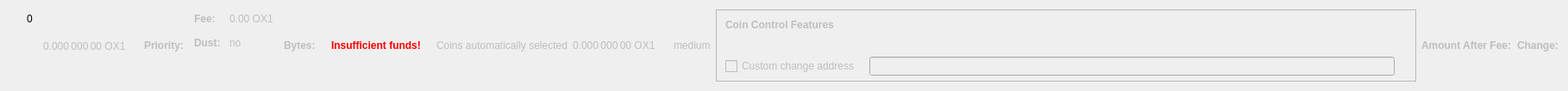
    <widget class="QWidget" name="dummyHideWidget" native="true">
     <property name="maximumSize">
      <size>
       <width>100</width>
       <height>22</height>
      </size>
     </property>
     <layout class="QHBoxLayout" name="dummyHideLayout">
      <item>
       <layout class="QFormLayout" name="formLayoutCoinControl1">
        <property name="horizontalSpacing">
         <number>10</number>
        </property>
        <property name="verticalSpacing">
         <number>14</number>
        </property>
        <property name="leftMargin">
         <number>10</number>
        </property>
        <property name="topMargin">
         <number>4</number>
        </property>
        <property name="rightMargin">
         <number>6</number>
        </property>
        <item row="0" column="1">
         <widget class="QLabel" name="labelCoinControlBytes">
          <property name="cursor">
           <cursorShape>IBeamCursor</cursorShape>
          </property>
          <property name="contextMenuPolicy">
           <enum>Qt::ActionsContextMenu</enum>
          </property>
          <property name="text">
           <string notr="true">0</string>
          </property>
          <property name="textInteractionFlags">
           <set>Qt::LinksAccessibleByMouse|Qt::TextSelectableByKeyboard|Qt::TextSelectableByMouse</set>
          </property>
         </widget>
        </item>
       </layout>
      </item>
      <item>
       <widget class="QLabel" name="labelCoinControlAfterFee">
        <property name="enabled">
         <bool>false</bool>
        </property>
        <property name="sizePolicy">
         <sizepolicy hsizetype="Fixed" vsizetype="Fixed">
          <horstretch>0</horstretch>
          <verstretch>0</verstretch>
         </sizepolicy>
        </property>
        <property name="minimumSize">
         <size>
          <width>111</width>
          <height>12</height>
         </size>
        </property>
        <property name="maximumSize">
         <size>
          <width>111</width>
          <height>12</height>
         </size>
        </property>
        <property name="cursor">
         <cursorShape>IBeamCursor</cursorShape>
        </property>
        <property name="contextMenuPolicy">
         <enum>Qt::ActionsContextMenu</enum>
        </property>
        <property name="text">
         <string notr="true">0.000 000 00 OX1</string>
        </property>
        <property name="textInteractionFlags">
         <set>Qt::LinksAccessibleByMouse|Qt::TextSelectableByKeyboard|Qt::TextSelectableByMouse</set>
        </property>
       </widget>
      </item>
      <item>
       <widget class="QLabel" name="labelCoinControlPriorityText">
        <property name="enabled">
         <bool>false</bool>
        </property>
        <property name="font">
         <font>
          <weight>75</weight>
          <bold>true</bold>
         </font>
        </property>
        <property name="text">
         <string>Priority:</string>
        </property>
       </widget>
      </item>
      <item>
       <layout class="QHBoxLayout" name="horizontalLayout"/>
      </item>
      <item>
       <layout class="QFormLayout" name="formLayoutCoinControl3">
        <property name="horizontalSpacing">
         <number>10</number>
        </property>
        <property name="verticalSpacing">
         <number>14</number>
        </property>
        <property name="leftMargin">
         <number>6</number>
        </property>
        <property name="topMargin">
         <number>4</number>
        </property>
        <property name="rightMargin">
         <number>6</number>
        </property>
        <item row="0" column="0">
         <widget class="QLabel" name="labelCoinControlFeeText">
          <property name="enabled">
           <bool>false</bool>
          </property>
          <property name="font">
           <font>
            <weight>75</weight>
            <bold>true</bold>
           </font>
          </property>
          <property name="text">
           <string>Fee:</string>
          </property>
          <property name="margin">
           <number>0</number>
          </property>
         </widget>
        </item>
        <item row="0" column="1">
         <widget class="QLabel" name="labelCoinControlFee">
          <property name="enabled">
           <bool>false</bool>
          </property>
          <property name="cursor">
           <cursorShape>IBeamCursor</cursorShape>
          </property>
          <property name="contextMenuPolicy">
           <enum>Qt::ActionsContextMenu</enum>
          </property>
          <property name="text">
           <string notr="true">0.00 OX1</string>
          </property>
          <property name="textInteractionFlags">
           <set>Qt::LinksAccessibleByMouse|Qt::TextSelectableByKeyboard|Qt::TextSelectableByMouse</set>
          </property>
         </widget>
        </item>
        <item row="1" column="0">
         <widget class="QLabel" name="labelCoinControlLowOutputText">
          <property name="enabled">
           <bool>false</bool>
          </property>
          <property name="font">
           <font>
            <weight>75</weight>
            <bold>true</bold>
           </font>
          </property>
          <property name="text">
           <string>Dust:</string>
          </property>
         </widget>
        </item>
        <item row="1" column="1">
         <widget class="QLabel" name="labelCoinControlLowOutput">
          <property name="enabled">
           <bool>false</bool>
          </property>
          <property name="cursor">
           <cursorShape>IBeamCursor</cursorShape>
          </property>
          <property name="contextMenuPolicy">
           <enum>Qt::ActionsContextMenu</enum>
          </property>
          <property name="text">
           <string>no</string>
          </property>
          <property name="textInteractionFlags">
           <set>Qt::LinksAccessibleByMouse|Qt::TextSelectableByKeyboard|Qt::TextSelectableByMouse</set>
          </property>
         </widget>
        </item>
       </layout>
      </item>
      <item>
       <widget class="QLabel" name="labelCoinControlBytesText">
        <property name="enabled">
         <bool>false</bool>
        </property>
        <property name="font">
         <font>
          <weight>75</weight>
          <bold>true</bold>
         </font>
        </property>
        <property name="text">
         <string>Bytes:</string>
        </property>
       </widget>
      </item>
      <item>
       <layout class="QFormLayout" name="formLayoutCoinControl2">
        <property name="horizontalSpacing">
         <number>10</number>
        </property>
        <property name="verticalSpacing">
         <number>14</number>
        </property>
        <property name="leftMargin">
         <number>6</number>
        </property>
        <property name="topMargin">
         <number>4</number>
        </property>
        <property name="rightMargin">
         <number>6</number>
        </property>
       </layout>
      </item>
      <item>
       <layout class="QHBoxLayout" name="horizontalLayoutCoinControl2">
        <property name="spacing">
         <number>8</number>
        </property>
        <property name="bottomMargin">
         <number>10</number>
        </property>
       </layout>
      </item>
      <item>
       <widget class="QLabel" name="labelCoinControlInsuffFunds">
        <property name="enabled">
         <bool>false</bool>
        </property>
        <property name="minimumSize">
         <size>
          <width>0</width>
          <height>0</height>
         </size>
        </property>
        <property name="font">
         <font>
          <weight>75</weight>
          <bold>true</bold>
         </font>
        </property>
        <property name="styleSheet">
         <string notr="true">color:red;font-weight:bold;</string>
        </property>
        <property name="text">
         <string>Insufficient funds!</string>
        </property>
        <property name="margin">
         <number>5</number>
        </property>
       </widget>
      </item>
      <item>
       <layout class="QFormLayout" name="formLayoutCoinControl4">
        <property name="horizontalSpacing">
         <number>10</number>
        </property>
        <property name="verticalSpacing">
         <number>14</number>
        </property>
        <property name="leftMargin">
         <number>6</number>
        </property>
        <property name="topMargin">
         <number>4</number>
        </property>
        <property name="rightMargin">
         <number>6</number>
        </property>
       </layout>
      </item>
      <item>
       <widget class="QLabel" name="labelCoinControlAutomaticallySelected">
        <property name="enabled">
         <bool>false</bool>
        </property>
        <property name="sizePolicy">
         <sizepolicy hsizetype="Fixed" vsizetype="Fixed">
          <horstretch>0</horstretch>
          <verstretch>0</verstretch>
         </sizepolicy>
        </property>
        <property name="minimumSize">
         <size>
          <width>0</width>
          <height>0</height>
         </size>
        </property>
        <property name="maximumSize">
         <size>
          <width>240</width>
          <height>16777215</height>
         </size>
        </property>
        <property name="text">
         <string>Coins automatically selected</string>
        </property>
        <property name="margin">
         <number>5</number>
        </property>
       </widget>
      </item>
      <item>
       <widget class="QLabel" name="labelCoinControlChange">
        <property name="enabled">
         <bool>false</bool>
        </property>
        <property name="sizePolicy">
         <sizepolicy hsizetype="Fixed" vsizetype="Fixed">
          <horstretch>0</horstretch>
          <verstretch>0</verstretch>
         </sizepolicy>
        </property>
        <property name="minimumSize">
         <size>
          <width>111</width>
          <height>0</height>
         </size>
        </property>
        <property name="maximumSize">
         <size>
          <width>111</width>
          <height>16777215</height>
         </size>
        </property>
        <property name="cursor">
         <cursorShape>IBeamCursor</cursorShape>
        </property>
        <property name="contextMenuPolicy">
         <enum>Qt::ActionsContextMenu</enum>
        </property>
        <property name="text">
         <string notr="true">0.000 000 00 OX1</string>
        </property>
        <property name="textInteractionFlags">
         <set>Qt::LinksAccessibleByMouse|Qt::TextSelectableByKeyboard|Qt::TextSelectableByMouse</set>
        </property>
       </widget>
      </item>
      <item>
       <widget class="QLabel" name="labelCoinControlPriority">
        <property name="enabled">
         <bool>false</bool>
        </property>
        <property name="cursor">
         <cursorShape>IBeamCursor</cursorShape>
        </property>
        <property name="contextMenuPolicy">
         <enum>Qt::ActionsContextMenu</enum>
        </property>
        <property name="text">
         <string>medium</string>
        </property>
        <property name="textInteractionFlags">
         <set>Qt::LinksAccessibleByMouse|Qt::TextSelectableByKeyboard|Qt::TextSelectableByMouse</set>
        </property>
       </widget>
      </item>
      <item>
       <widget class="QFrame" name="frameCoinControl">
        <property name="sizePolicy">
         <sizepolicy hsizetype="Expanding" vsizetype="Expanding">
          <horstretch>0</horstretch>
          <verstretch>0</verstretch>
         </sizepolicy>
        </property>
        <property name="maximumSize">
         <size>
          <width>16777215</width>
          <height>16777215</height>
         </size>
        </property>
        <property name="frameShape">
         <enum>QFrame::StyledPanel</enum>
        </property>
        <property name="frameShadow">
         <enum>QFrame::Sunken</enum>
        </property>
        <layout class="QVBoxLayout" name="verticalLayoutCoinControl2_2">
         <property name="spacing">
          <number>0</number>
         </property>
         <property name="leftMargin">
          <number>0</number>
         </property>
         <property name="topMargin">
          <number>0</number>
         </property>
         <property name="rightMargin">
          <number>0</number>
         </property>
         <property name="bottomMargin">
          <number>6</number>
         </property>
         <item>
          <layout class="QVBoxLayout" name="verticalLayoutCoinControl" stretch="0,0,0,1">
           <property name="spacing">
            <number>0</number>
           </property>
           <property name="leftMargin">
            <number>10</number>
           </property>
           <property name="topMargin">
            <number>10</number>
           </property>
           <item>
            <layout class="QHBoxLayout" name="horizontalLayoutCoinControl1">
             <property name="bottomMargin">
              <number>15</number>
             </property>
             <item>
              <widget class="QLabel" name="labelCoinControlFeatures">
               <property name="enabled">
                <bool>false</bool>
               </property>
               <property name="sizePolicy">
                <sizepolicy hsizetype="Preferred" vsizetype="Maximum">
                 <horstretch>0</horstretch>
                 <verstretch>0</verstretch>
                </sizepolicy>
               </property>
               <property name="font">
                <font>
                 <weight>75</weight>
                 <bold>true</bold>
                </font>
               </property>
               <property name="styleSheet">
                <string notr="true">font-weight:bold;</string>
               </property>
               <property name="text">
                <string>Coin Control Features</string>
               </property>
              </widget>
             </item>
            </layout>
           </item>
           <item>
            <widget class="QWidget" name="widgetCoinControl" native="true">
             <property name="sizePolicy">
              <sizepolicy hsizetype="Preferred" vsizetype="Preferred">
               <horstretch>0</horstretch>
               <verstretch>0</verstretch>
              </sizepolicy>
             </property>
             <property name="minimumSize">
              <size>
               <width>0</width>
               <height>0</height>
              </size>
             </property>
             <property name="styleSheet">
              <string notr="true"/>
             </property>
             <layout class="QHBoxLayout" name="horizontalLayoutCoinControl5_2">
              <property name="leftMargin">
               <number>0</number>
              </property>
              <property name="topMargin">
               <number>0</number>
              </property>
              <property name="rightMargin">
               <number>0</number>
              </property>
              <property name="bottomMargin">
               <number>0</number>
              </property>
              <item>
               <layout class="QHBoxLayout" name="horizontalLayoutCoinControl3">
                <property name="spacing">
                 <number>20</number>
                </property>
                <property name="topMargin">
                 <number>0</number>
                </property>
                <property name="bottomMargin">
                 <number>10</number>
                </property>
               </layout>
              </item>
             </layout>
            </widget>
           </item>
           <item>
            <layout class="QHBoxLayout" name="horizontalLayoutCoinControl4" stretch="0,0,0">
             <property name="spacing">
              <number>12</number>
             </property>
             <property name="sizeConstraint">
              <enum>QLayout::SetDefaultConstraint</enum>
             </property>
             <property name="topMargin">
              <number>5</number>
             </property>
             <property name="rightMargin">
              <number>5</number>
             </property>
             <item>
              <widget class="QCheckBox" name="checkBoxCoinControlChange">
               <property name="enabled">
                <bool>false</bool>
               </property>
               <property name="toolTip">
                <string>If this is activated, but the change address is empty or invalid, change will be sent to a newly generated address.</string>
               </property>
               <property name="text">
                <string>Custom change address</string>
               </property>
              </widget>
             </item>
             <item>
              <widget class="QValidatedLineEdit" name="lineEditCoinControlChange">
               <property name="enabled">
                <bool>false</bool>
               </property>
               <property name="sizePolicy">
                <sizepolicy hsizetype="Expanding" vsizetype="Fixed">
                 <horstretch>0</horstretch>
                 <verstretch>0</verstretch>
                </sizepolicy>
               </property>
              </widget>
             </item>
             <item>
              <widget class="QLabel" name="labelCoinControlChangeLabel_2">
               <property name="sizePolicy">
                <sizepolicy hsizetype="Preferred" vsizetype="Expanding">
                 <horstretch>0</horstretch>
                 <verstretch>0</verstretch>
                </sizepolicy>
               </property>
               <property name="minimumSize">
                <size>
                 <width>0</width>
                 <height>0</height>
                </size>
               </property>
               <property name="text">
                <string/>
               </property>
               <property name="margin">
                <number>3</number>
               </property>
              </widget>
             </item>
            </layout>
           </item>
           <item>
            <spacer name="verticalSpacerCoinControl">
             <property name="orientation">
              <enum>Qt::Vertical</enum>
             </property>
             <property name="sizeHint" stdset="0">
              <size>
               <width>800</width>
               <height>1</height>
              </size>
             </property>
            </spacer>
           </item>
          </layout>
         </item>
        </layout>
       </widget>
      </item>
      <item>
       <widget class="QLabel" name="labelCoinControlAfterFeeText">
        <property name="enabled">
         <bool>false</bool>
        </property>
        <property name="minimumSize">
         <size>
          <width>0</width>
          <height>0</height>
         </size>
        </property>
        <property name="maximumSize">
         <size>
          <width>16777215</width>
          <height>16777215</height>
         </size>
        </property>
        <property name="font">
         <font>
          <weight>75</weight>
          <bold>true</bold>
         </font>
        </property>
        <property name="text">
         <string>Amount After Fee:</string>
        </property>
        <property name="alignment">
         <set>Qt::AlignLeading|Qt::AlignLeft|Qt::AlignVCenter</set>
        </property>
        <property name="margin">
         <number>0</number>
        </property>
       </widget>
      </item>
      <item>
       <widget class="QLabel" name="labelCoinControlChangeText">
        <property name="enabled">
         <bool>false</bool>
        </property>
        <property name="sizePolicy">
         <sizepolicy hsizetype="Preferred" vsizetype="Preferred">
          <horstretch>0</horstretch>
          <verstretch>0</verstretch>
         </sizepolicy>
        </property>
        <property name="minimumSize">
         <size>
          <width>0</width>
          <height>0</height>
         </size>
        </property>
        <property name="maximumSize">
         <size>
          <width>16777215</width>
          <height>16777215</height>
         </size>
        </property>
        <property name="font">
         <font>
          <weight>75</weight>
          <bold>true</bold>
         </font>
        </property>
        <property name="text">
         <string>Change:</string>
        </property>
        <property name="alignment">
         <set>Qt::AlignLeading|Qt::AlignLeft|Qt::AlignVCenter</set>
        </property>
       </widget>
      </item>
     </layout>
    </widget>
